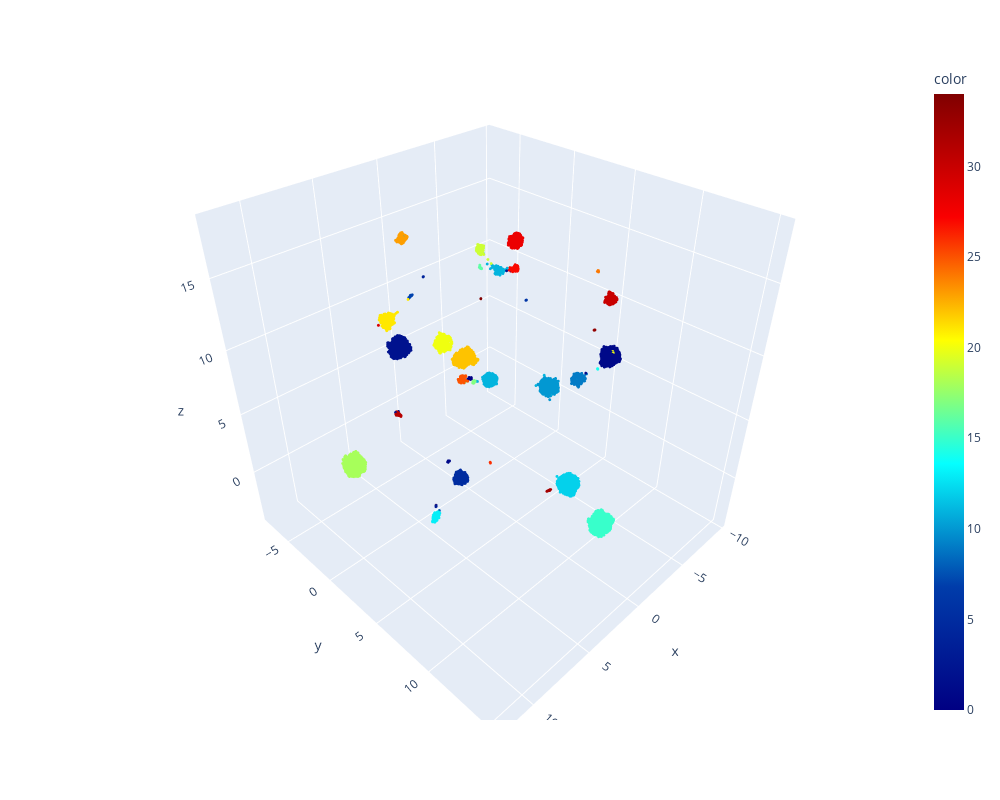
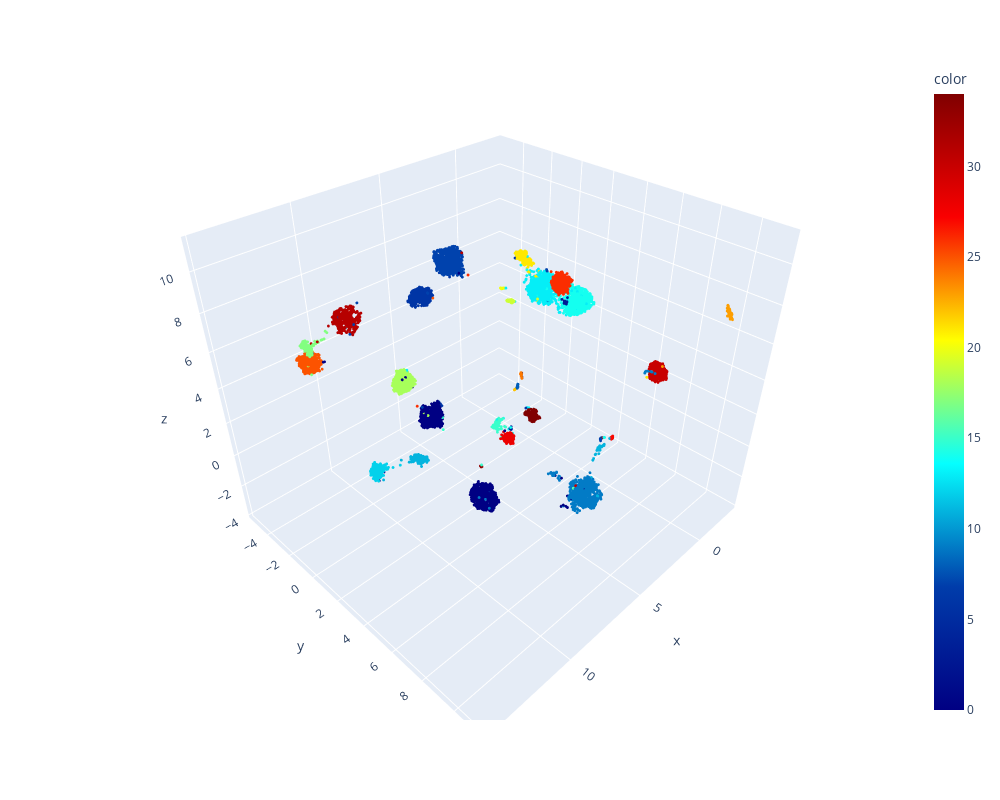

These figures' notebook cell, in order:
### Code cell
dataset_hiragana = cut_page(hiragana_page)
# dataset_hiragana = cut_page(hiragana_page1, list(dataset_hiragana_0))
dataset_hiragana[dataset_hiragana == 1] = 255
mark_id, space_id = find_space_id(dataset_hiragana, False)
cluster_hiragana, cluster_latin = cluster_dataset(hiragana_datasets, latin_datasets, autoencoder_hiragana, autoencoder_latin,  dataset_hiragana[mark_id], 35)

### Figure 1 — Plotly figure (JSON) as saved in the notebook; plotly's stock layout.template omitted (floating-point values rounded to 4 significant figures; data arrays with more than 128 entries replaced by an {"elided": "..."} marker saying what was removed)
{"data": [{"hovertemplate": "x=%{x}<br>y=%{y}<br>z=%{z}<br>color=%{marker.color}<extra></extra>", "legendgroup": "", "marker": {"color": {"elided": "13680 int values"}, "coloraxis": "coloraxis", "size": 1, "symbol": "circle"}, "mode": "markers", "name": "", "scene": "scene", "showlegend": false, "type": "scatter3d", "x": {"elided": "13680 float values"}, "y": {"elided": "13680 float values"}, "z": {"elided": "13680 float values"}}], "layout": {"coloraxis": {"colorbar": {"title": {"text": "color"}}, "colorscale": [[0, "rgb(0,0,131)"], [0.2, "rgb(0,60,170)"], [0.4, "rgb(5,255,255)"], [0.6, "rgb(255,255,0)"], [0.8, "rgb(250,0,0)"], [1, "rgb(128,0,0)"]]}, "height": 800, "legend": {"tracegroupgap": 0}, "margin": {"t": 60}, "scene": {"domain": {"x": [0, 1], "y": [0, 1]}, "xaxis": {"title": {"text": "x"}}, "yaxis": {"title": {"text": "y"}}, "zaxis": {"title": {"text": "z"}}}, "width": 1000}}

### Figure 2 — Plotly figure (JSON) as saved in the notebook; plotly's stock layout.template omitted (floating-point values rounded to 4 significant figures; data arrays with more than 128 entries replaced by an {"elided": "..."} marker saying what was removed)
{"data": [{"hovertemplate": "x=%{x}<br>y=%{y}<br>z=%{z}<br>color=%{marker.color}<extra></extra>", "legendgroup": "", "marker": {"color": {"elided": "10000 int values"}, "coloraxis": "coloraxis", "size": 1, "symbol": "circle"}, "mode": "markers", "name": "", "scene": "scene", "showlegend": false, "type": "scatter3d", "x": {"elided": "10000 float values"}, "y": {"elided": "10000 float values"}, "z": {"elided": "10000 float values"}}], "layout": {"coloraxis": {"colorbar": {"title": {"text": "color"}}, "colorscale": [[0, "rgb(0,0,131)"], [0.2, "rgb(0,60,170)"], [0.4, "rgb(5,255,255)"], [0.6, "rgb(255,255,0)"], [0.8, "rgb(250,0,0)"], [1, "rgb(128,0,0)"]]}, "height": 800, "legend": {"tracegroupgap": 0}, "margin": {"t": 60}, "scene": {"domain": {"x": [0, 1], "y": [0, 1]}, "xaxis": {"title": {"text": "x"}}, "yaxis": {"title": {"text": "y"}}, "zaxis": {"title": {"text": "z"}}}, "width": 1000}}
